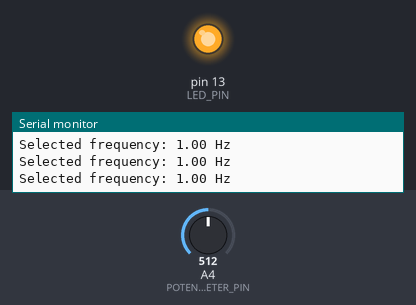
Bench run of a sketch on a simulated Arduino Uno, built with avr-gcc and run on an emulated ATmega328P. On the bench: output pins drawn as LEDs (lit = HIGH), the last lines printed to the serial monitor. Dashed ring = blinking. The test bench sets the inputs (shaded band); at power-on: A4 (POTENTIOMETER_PIN) = 512.

Above: at 1.3 s.
1.4 s: A4 (POTENTIOMETER_PIN) set to 1014
3.2 s: A4 (POTENTIOMETER_PIN) set to 1023
At 4.3 s:
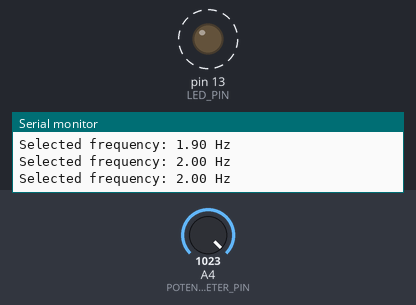
6.2 s: A4 (POTENTIOMETER_PIN) set to 900
At 7.5 s:
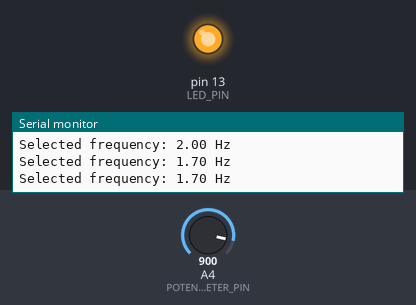
Timing chart, 0 to 9.2 s (numbered marks = the images above; inputs shaded):
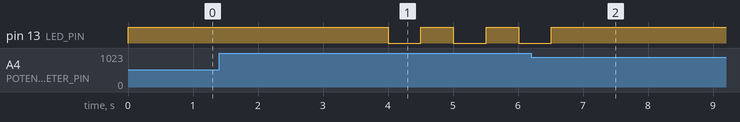

The sketch:

Part_c.ino
```cpp
// C++ code

const byte LED_PIN = 13;
const byte POTENTIOMETER_PIN = A4;

void startTimer(double timerFrequency);

void setup()
{
  pinMode(LED_PIN, OUTPUT);
  pinMode(POTENTIOMETER_PIN, INPUT);

  Serial.begin(9600);

  // Start timer with default frequency (0.5Hz)
  startTimer(0.5);
}

void loop()
{
  // Read the analog value from the potentiometer
  int potValue = analogRead(POTENTIOMETER_PIN);

  // Map the potentiometer value (0-1023) to the desired frequency range (0.1 - 2 Hz)
  double frequency = map(potValue, 0, 1023, 1, 20) / 10.0; // Map 0-1023 to 0.1-2 Hz

  // Start timer with the calculated frequency
  startTimer(frequency);

  // Print the selected frequency (optional)
  Serial.print("Selected frequency: ");
  Serial.print(frequency);
  Serial.println(" Hz");

  // Add a delay to avoid too frequent updates
  delay(500);
}

void startTimer(double timerFrequency){
  noInterrupts();

  // Calculate the OCRx value based on timer frequency
  uint16_t ocrValue = (uint16_t)((F_CPU / 1024.0 / timerFrequency) - 1);

  // Set the correct TCCRxB bits based on the prescaler value
  byte prescalerBits = 0;
  if (ocrValue < 256) {
    prescalerBits = (1 << CS00);
  } else if (ocrValue < 1024) {
    prescalerBits = (1 << CS01);
  } else {
    prescalerBits = (1 << CS02) | (1 << CS00);
  }

  // Set Timer1 Control Register A and B
  TCCR1A = 0; // Set entire TCCR1A register to 0
  TCCR1B = 0; // Same for TCCR1B
  TCNT1 = 0; // Initialize counter value to 0
  // Set compare match register for the given frequency
  OCR1A = ocrValue;
  // Turn on CTC mode
  TCCR1B |= (1 << WGM12);
  // Set prescaler bits
  TCCR1B |= prescalerBits;
  // Enable timer compare interrupt
  TIMSK1 |= (1 << OCIE1A);

  interrupts();
}

ISR(TIMER1_COMPA_vect){
   digitalWrite(LED_PIN, digitalRead(LED_PIN) ^ 1);
}
```

Measured:
- the behaviour switches between 1022 and 1023 on A4 (POTENTIOMETER_PIN) (found by bisection; images 0 and 1)
- after the input at 3.2 s, pin 13 (LED_PIN): alternates HIGH for 0.50 s and LOW for 0.50 s, starting after 0.81 s
- after the input at 6.2 s, pin 13 (LED_PIN): goes on until 6.5 s, then stays HIGH
